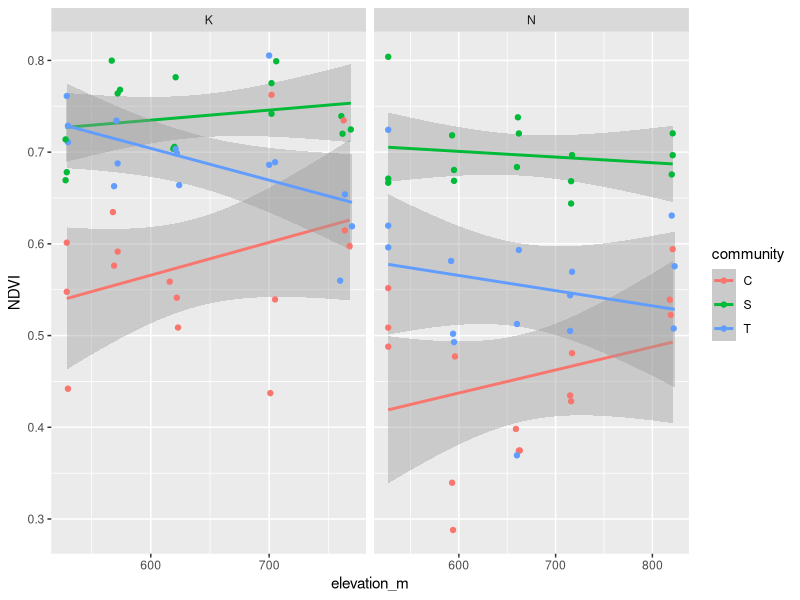
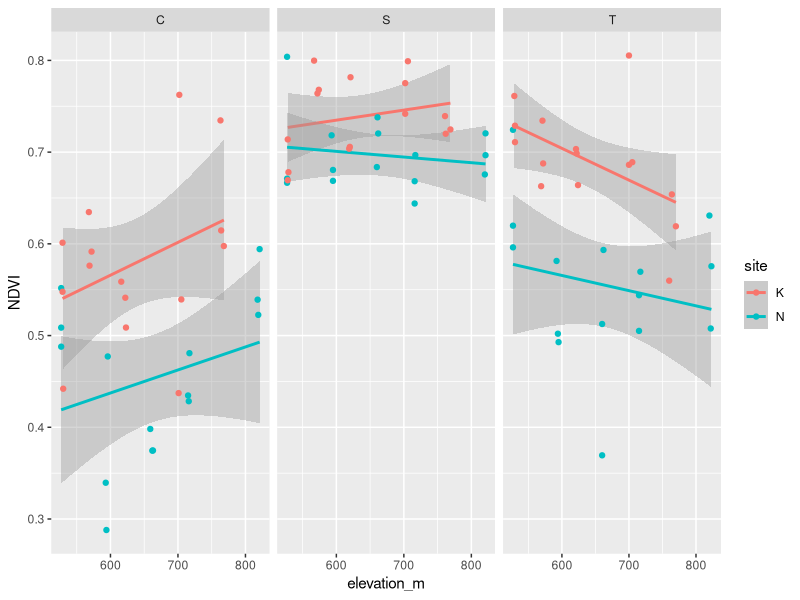
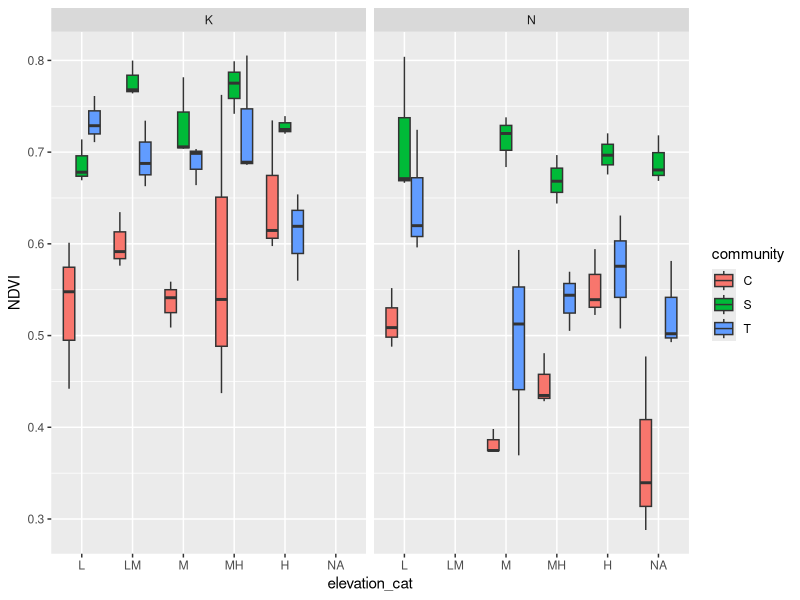
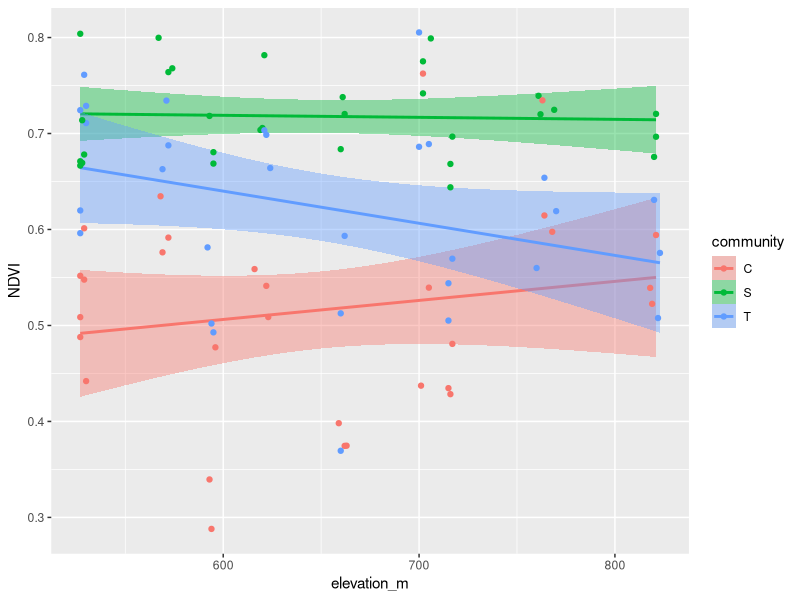
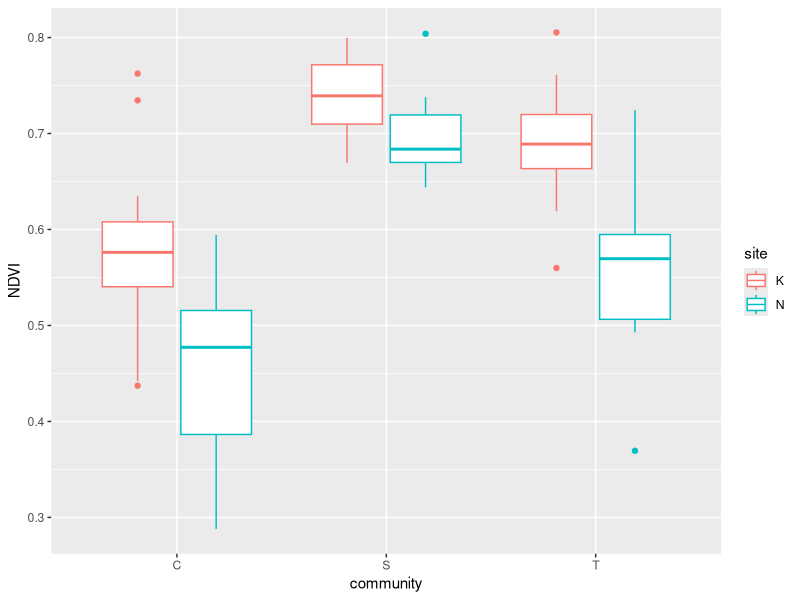
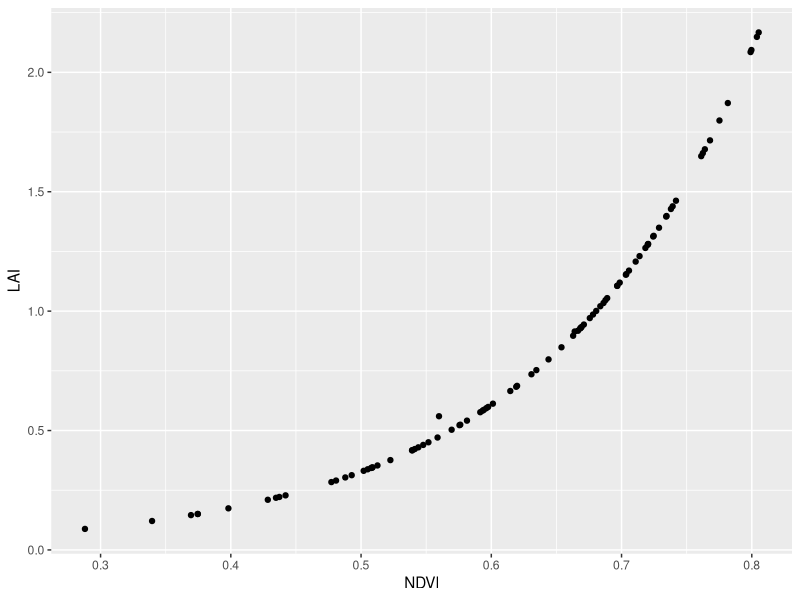
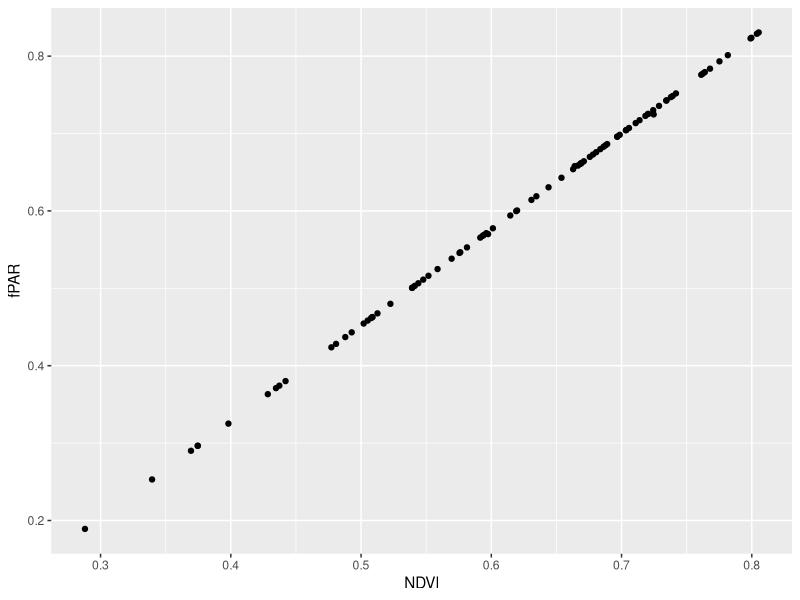
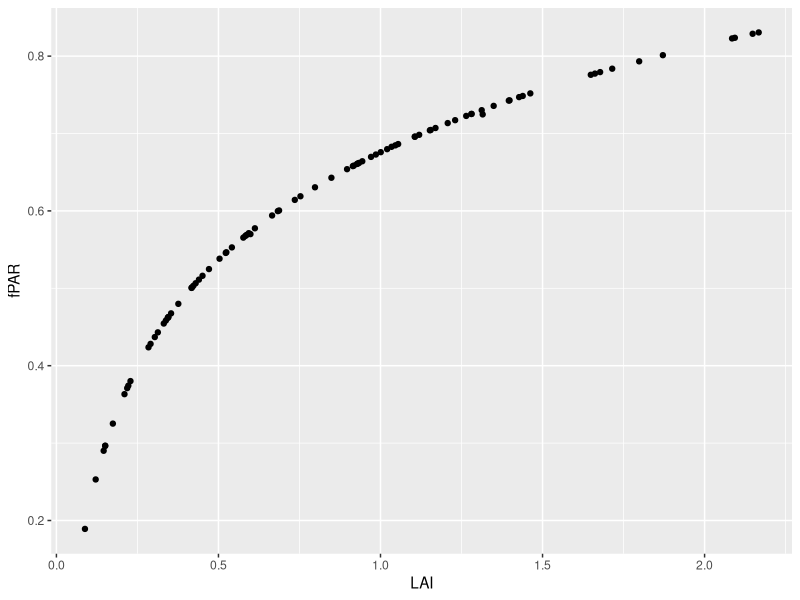

Recreate these plots in R, in order.
## Figures of the results for Group 6 Arctic Ecosystems Project
## Emma Gemal

### Library ----
library(tidyverse)


### Data ----
sp.full <- read.csv("Data/sp_data.csv", header = T, strip.white = T)
plot.full <- read.csv("Data/plot_data.csv", header = T)

### Species Richness Calculation ----
sp.full <- sp.full %>% 
              group_by(site, elevation_cat, community, plot_nr) %>% 
              mutate(sp_richness = length(unique(species_id))) %>% 
              ungroup()

str(sp.full)

rich <- sp.full %>% 
          dplyr::select(site, elevation_cat, community, plot_nr, sp_richness) %>% 
          distinct()

rich

rich %>% 
  group_by(elevation_cat, site, community) %>%
  summarise(no_rows = length(elevation_cat))   # checking we have all the plots 


### Moss:Lichen Ratio Calculation ----
## Looking at ratio of moss to lichen in cryptogram plots 
crypto <- sp.full %>% 
  filter(sp_group == "lichen" | sp_group == "moss and liverwort") %>% 
  filter(coverage > 0)

crypto <- crypto %>% 
  dplyr::select(site, elevation_cat, community, plot_nr, sp_group, coverage) %>% 
  pivot_wider(names_from = sp_group, values_from = coverage) 

crypto <- crypto %>%  
  mutate(lichen = replace_na(lichen, 0)) %>% 
  mutate(`moss and liverwort` = replace_na(`moss and liverwort`, 0)) %>% 
  mutate(moss_liverwort = `moss and liverwort`) %>% 
  dplyr::select(!`moss and liverwort`)

# calculating the ratio (normalized)
crypto <- crypto %>%  
  mutate(ratio = (moss_liverwort-lichen)/(moss_liverwort+lichen))  
# -1 = more lichen, +1 = more moss 

# adding back NDVI
crypto <- left_join(crypto, plot.full, by = c("site", "elevation_cat", "community", "plot_nr")) 
crypto <- crypto %>% 
            dplyr::select(site, elevation_cat, elevation_m, community, plot_nr, ratio, NDVI) %>% 
            filter(community == "C") %>%   # only interested in this community 
            mutate(precip = case_when(site == "K" ~ "wet",
                                      site == "N" ~ "dry")) %>% 
            mutate(precip = as.factor(precip)) %>% 
            mutate(precip = factor(precip, levels = c("wet", "dry")))

# coverage of moss and lichen for plotting 
Ccover <- sp.full %>% 
              filter(community == "C",
                     sp_group == "moss and liverwort" | sp_group == "lichen") %>% 
              na.omit() %>% 
              mutate(precip = case_when(site == "K" ~ "wet",
                                        site == "N" ~ "dry")) %>% 
              mutate(precip = as.factor(precip)) %>% 
              mutate(precip = factor(precip, levels = c("wet", "dry")))

### Plot Data ----
# combining with plot data
ndvi.rich <-full_join(plot.full, rich)
head(ndvi.rich)

# fixing the order of elevations to be accurate to the height (= for plotting)
ndvi.rich <- ndvi.rich %>% 
                mutate(elevation_cat = as.factor(elevation_cat)) %>% 
                mutate(elevation_cat = factor(elevation_cat, 
                                              levels = c("L", "LM", "M", "MH", "H"))) %>% 
                mutate(precip = case_when(site == "K" ~ "wet",
                                          site == "N" ~ "dry")) %>% 
                mutate(precip = as.factor(precip)) %>% 
                mutate(precip = factor(precip, levels = c("wet", "dry")))


### Initial Plots ----
# NDVI ~ elevation + community + precipitation   <-- will probably use this for the results
ggplot(ndvi.rich, aes(x = elevation_m, y = NDVI)) +
  stat_smooth(method = "lm", aes(color = community)) +
  geom_point(aes(color = community)) +
  facet_wrap(~site, scales = "free_x")

# NDVI ~ elevation + community + precipitation   
ggplot(ndvi.rich, aes(x = elevation_m, y = NDVI)) +
  stat_smooth(method = "lm", aes(color = site)) +
  geom_point(aes(color = site)) +
  facet_wrap(~community, scales = "free_x")

# NDVI ~ community + elevation (cat) + site
ggplot(ndvi.rich, aes(x = elevation_cat, y = NDVI)) +
  geom_boxplot(aes(fill = community)) +
  facet_wrap(~site)

# NDVI ~ elevation + community (cont)
ggplot(ndvi.rich, aes(x = elevation_m, y = NDVI)) +
  stat_smooth(method = "lm", aes(color = community, fill = community)) +
  geom_point(aes(color = community))

# NDVI ~ precipitation + community  
ggplot(ndvi.rich, aes(x = community, y = NDVI)) +
  geom_boxplot(aes(color = site ))

## To see if they correlate well 
# NDVI ~ LAI
ggplot(ndvi.rich, aes(x = NDVI, y = LAI)) +   # they do, sexy 
  geom_point()
# NDVI ~ fPAR
ggplot(ndvi.rich, aes(x = NDVI, y = fPAR)) +
  geom_point()
# LAI ~ fPAR
ggplot(ndvi.rich, aes(x = LAI, y = fPAR)) +
  geom_point()

# NDVI ~ richness + site 
ggplot(ndvi.rich, aes(x = sp_richness, y = NDVI)) +
  stat_smooth(method = "lm") + 
  geom_point(aes(color = community)) + 
  facet_wrap(~site, scales = "free_x")

# NDVI ~ richness + site + community   <-- useful for results
ggplot(ndvi.rich, aes(x = sp_richness, y = NDVI)) +
  stat_smooth(method = "lm", aes(color = community)) + 
  geom_point(aes(color = community)) + 
  facet_wrap(~site, scales = "free")

# NDVI ~ richness + site + community  
ggplot(ndvi.rich, aes(x = sp_richness, y = NDVI)) +
  geom_boxplot(aes(color = community, fill = community), alpha = 0.5) +
  facet_wrap(~site, scales = "free_x")

# richness ~ site + community
ggplot(ndvi.rich, aes(x = site, y = sp_richness)) +
  geom_boxplot(aes(color = community, fill = community), alpha = 0.5)

# NDVI ~ height + community + site  <-- better representation, shows effect of height on NDVI
ggplot(ndvi.rich, aes(x = avg_height, y = NDVI)) +
  stat_smooth(method = "lm", aes(color = site)) + 
  geom_point(aes(color = site)) +
  facet_wrap(~community, scales = "free_x")

# NDVI ~ height + community + site 
ggplot(ndvi.rich, aes(x = avg_height, y = NDVI)) +
  stat_smooth(method = "lm", aes(color = community)) + 
  geom_point(aes(color = community)) + 
  facet_wrap(~site, scales = "free_x")

# NDVI ~ height
ggplot(ndvi.rich, aes(x = avg_height, y = NDVI)) +
  stat_smooth(method = "lm", aes(color = community)) +
  geom_point(aes(color = community))

# height ~ elevation + site + community (cat)
ggplot(ndvi.rich, aes(x = elevation_cat, y = avg_height)) +
  geom_boxplot(aes(color = community, fill = community), alpha = 0.5) +
  facet_wrap(~site)

# height ~ elevation + site + community (cont)
ggplot(ndvi.rich, aes(x = elevation_m, y = avg_height)) +
  stat_smooth(method = "lm", aes(color = community, fill = community)) +
  geom_point(aes(color = community)) +
  facet_wrap(~site)

# height ~ site + community
ggplot(ndvi.rich, aes(x = site, y = avg_height)) +
  geom_boxplot(aes(color = community, fill = community), alpha = 0.5)

# moss:lichen ratio ~ NDVI
ggplot(crypto, aes(x = ratio, y = NDVI)) +
  stat_smooth(method = "lm") +
  geom_point() +
  facet_wrap(~site)  # higher NDVI in K, more plots with moss dominance in K than in N 

# coverage of moss and lichen
ggplot(Ccover, aes(x = sp_group, y = coverage)) +
  geom_boxplot() +
  facet_wrap(~site)


### Final Plots ----
# making a theme
theme_ndvi <- theme_bw() +
                theme(panel.grid = element_blank(),
                      axis.title.x = 
                        element_text(margin = margin(t = 10, r = 0, b = 0, l = 0)),
                      axis.title.y = 
                        element_text(margin = margin(t = 0, r = 10, b = 0, l = 0))) +
                theme(plot.margin = unit(c(0.5, 0.5, 0.5, 0.5), "cm"))

# NDVI ~ elevation + community + precipitation - MAIN RESULT 
(plot_main <- ggplot(ndvi.rich, aes(x = elevation_m, y = NDVI)) +
                stat_smooth(method = "lm", aes(color = community, fill = community)) +
                geom_point(aes(color = community, fill = community, shape = community), 
                           size = 1.5, alpha = 0.6) +
                facet_wrap(~precip, scales = "free_x") +
                xlab("Elevation (m a.s.l.)") +
                ylab("NDVI") +
                theme_ndvi +
                theme(legend.key.size = unit(0.5, 'cm'),
                      legend.title = element_text(size = 10), 
                      legend.text = element_text(size = 8)) + 
                scale_shape_manual(values = c(21, 22, 24),
                                   name = "Community",
                                   labels = c("Cryptogams", "Short Shrubs", "Tall Shrubs")) +
                scale_color_manual(values = c("#F4A460", "#A78290", "#4E7BBF"),
                                   name = "Community",
                                   labels = c("Cryptogams", "Short Shrubs", "Tall Shrubs")) +
                scale_fill_manual(values = c("#F4A460", "#A78290", "#4E7BBF"),
                                   name = "Community",
                                   labels = c("Cryptogams", "Short Shrubs", "Tall Shrubs")))

ggsave("Figures/NDVI_mainresults.png", plot = plot_main, width = 6, height = 4, units = "in")

# NDVI ~ richness + site + community 
(plot_rich <- ggplot(ndvi.rich, aes(x = sp_richness, y = NDVI)) +
                stat_smooth(method = "lm", aes(color = community, fill = community)) + 
                geom_point(aes(color = community, shape = site)) + 
                facet_wrap(~precip, scales = "free_x") +
                xlab("Elevation (m a.s.l.)") +
                ylab("Species Richness") +
                theme_ndvi +
                scale_shape_discrete(labels = c("Katterjokk (wet)", "Nissonjokk (dry)"),
                                     name = "Site") +
                scale_color_manual(values = c("#F4A460", "#A78290", "#4E7BBF"),
                                   name = "Community",
                                   labels = c("Cryptogams", "Short Shrubs", "Tall Shrubs"))+
                scale_fill_manual(values = c("#F4A460", "#A78290", "#4E7BBF"),
                                  name = "Community",
                                  labels = c("Cryptogams", "Short Shrubs", "Tall Shrubs")))

# NDVI ~ height + community + site 
(plot_height <- ggplot(ndvi.rich, aes(x = avg_height, y = NDVI)) +
                  stat_smooth(method = "lm", aes(color = site)) + 
                  geom_point(aes(color = site)) +
                  facet_wrap(~community, scales = "free_x") +
                  xlab("Average height (cm)") +
                  ylab("NDVI") +
                  theme_ndvi +
                  scale_color_manual(values = c("#9BCD9B", "#F4A460"),
                                     labels = c("Katterjokk (wet)", "Nissonjokk (dry)"),
                                     name = "Site") +
                  scale_fill_manual(values = c("#9BCD9B", "#F4A460"),
                                    labels = c("Katterjokk (wet)", "Nissonjokk (dry)"),
                                    name = "Site"))


# height ~ elevation + community + site 
(plot_height2 <- ggplot(ndvi.rich, aes(x = elevation_m, y = avg_height)) +
                    stat_smooth(method = "lm", aes(color = community, fill = community)) + 
                    geom_point(aes(color = community, fill = community, shape = community), 
                               size = 1.5, alpha = 0.6) +
                    facet_wrap(~precip, scales = "free_x") +
                    xlab("Elevation (m a.s.l.)") +
                    ylab("Average height (cm)") +
                    theme_ndvi +
                    scale_shape_manual(values = c(21, 22, 24),
                                       name = "Community",
                                       labels = c("Cryptogams", "Short Shrubs", "Tall Shrubs")) +
                    scale_color_manual(values = c("#F4A460", "#A78290", "#4E7BBF"),
                                       name = "Community",
                                       labels = c("Cryptogams", "Short Shrubs", "Tall Shrubs"))+
                    scale_fill_manual(values = c("#F4A460", "#A78290", "#4E7BBF"),
                                      name = "Community",
                                      labels = c("Cryptogams", "Short Shrubs", "Tall Shrubs")))

ggsave("Figures/height.png", plot = plot_height2, width = 6, height = 4, units = "in")


# NDVI ~ moss:lichen 
(plot_ratio <- ggplot(crypto, aes(x = ratio, y = NDVI)) +
                  stat_smooth(method = "lm", aes(color = precip, fill = site)) +
                  geom_vline(xintercept = 0, color = "grey", linetype = 2, size = 0.2) +
                  geom_point(aes(color = precip), size = 2, alpha = 0.5) +
                  facet_wrap(~precip) +
                  xlab("Moss:lichen ratio") +
                  ylab("NDVI") +
                  theme_ndvi +
                  theme(legend.position = "none") +
                  scale_color_manual(values = c("#78A678", "#F4A460")) +
                  scale_fill_manual(values = c("#78A678", "#F4A460")))

ggsave("Figures/moss-lichen_ratio.png", plot = plot_ratio, width = 5, height = 4, units = "in")

